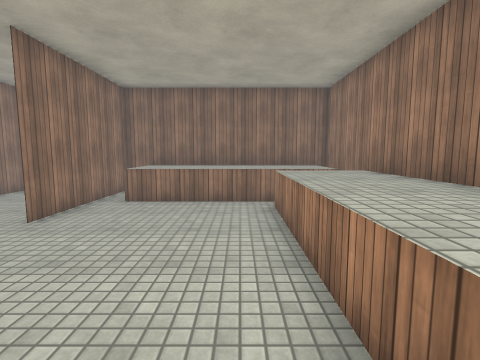
view 1 (above)

15 first-person views from a walk through a scene from a Unity 3-D project. The camera is 1.5 m above the floor, tilts 6° down and sees 85° across. Doors are open. The floor is counted in squares, 1 m on a side. Each view is taken from the middle of a square. On the plan, view 1 faces up. The plan holds only what a view shows up to about 14 squares ahead; the rest is blank. The place goes on beyond the plan. The player is left out. Some surface patterns are stand-ins.

view 2
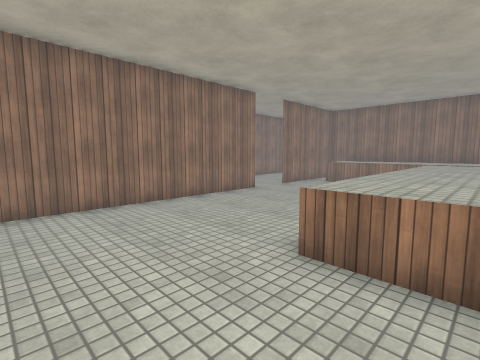

view 3
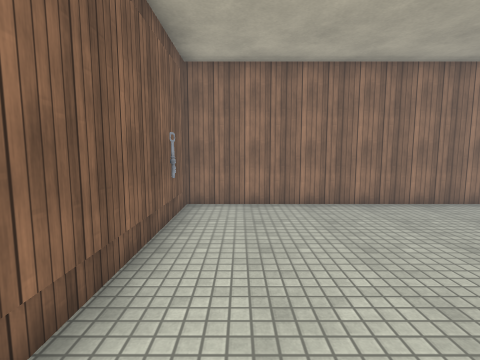

view 4
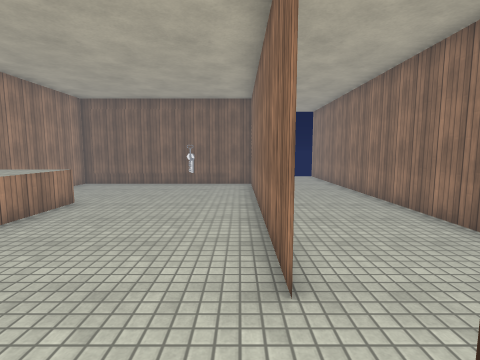

view 5
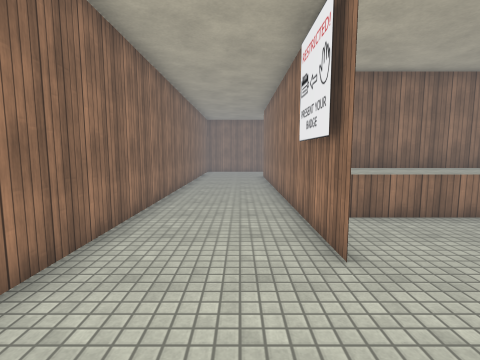

view 6
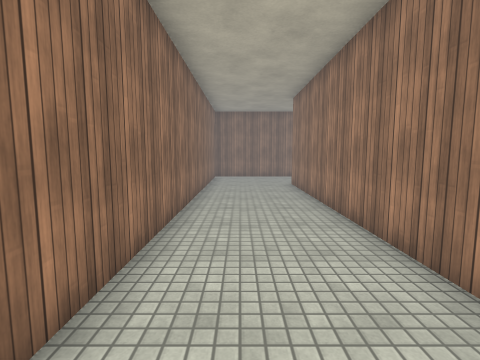

view 7
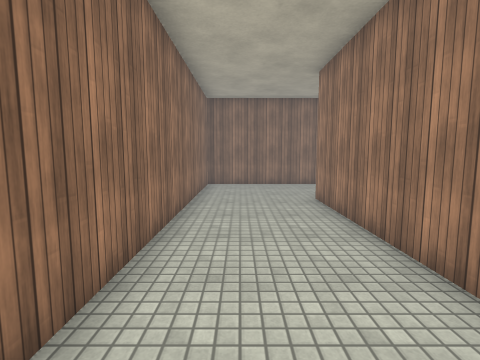

view 8
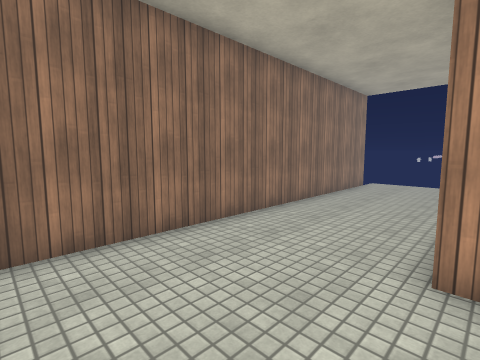

view 9
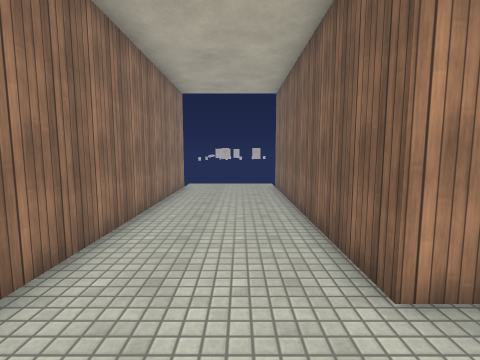

view 10
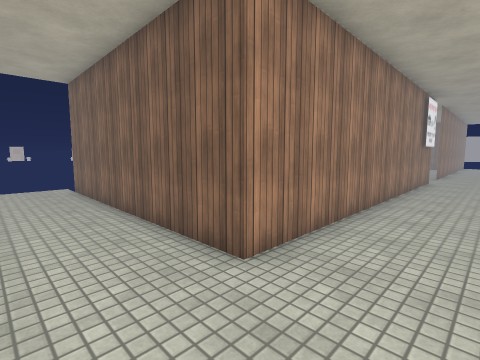

view 11
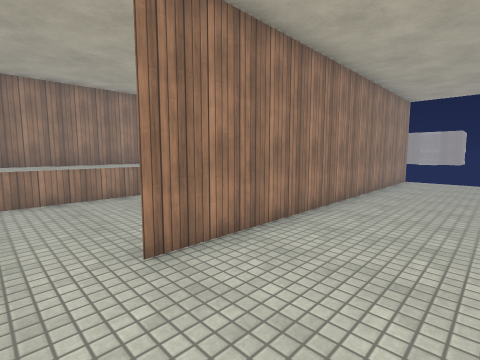

view 12
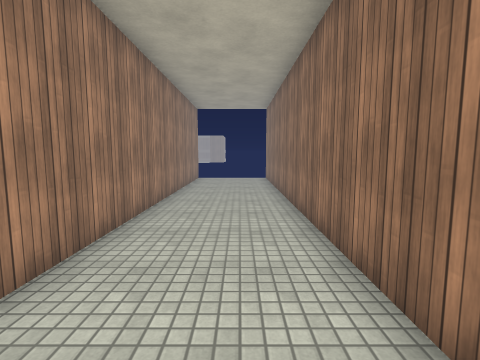

view 13
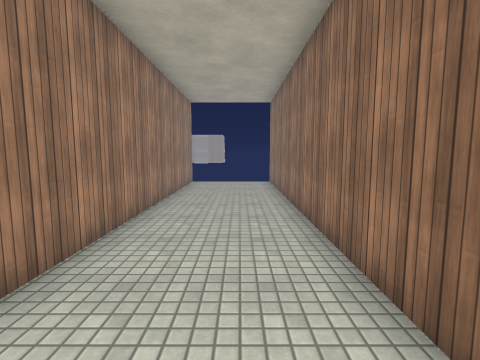

view 14
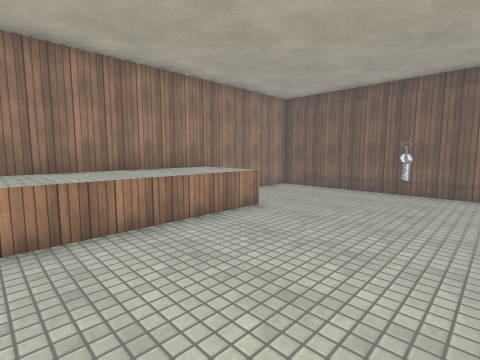

view 15
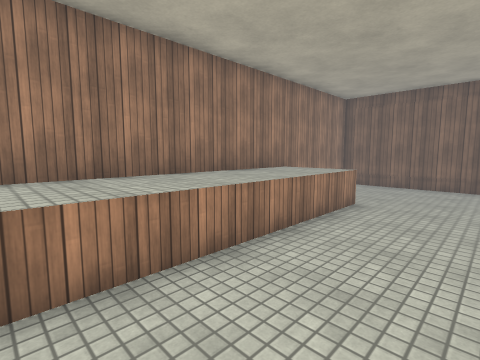

### Floor plan
Key: @ floor where view 1 was taken; # wall or solid block; . floor; D open door; ^ raised ledge; K key.
Columns run from 9 left of view 1 to 5 right of it. Each row starts with its distance up from view 1.
 23 ##############
 22 #............DD
 21 #............DD
 20 #............DD
 19 #............DD
 18 #....#########
 17 #....#
 16 #....#
 15 #....#
 14 #....#
 13 #....#
 12 #....#
 11 #....#########
 10 #...##^^^^^^^#
  9 #...#.^^^^^^^#
  8 #...#.^^^^^^^#
  7 #...#.....^^^#
  6 #...#.....^^^#
  5 #...D.....^^^#
  4 #...D.....^^^#
  3 #...#.....^^^#
  2 #...#.....^^^#
  1 #...#.....^^^#
  0 #...#....@^^^#
 -1 #...#.....^^^#
 -2 #...#........#
 -3 #...#........#
 -4 #...#........#
 -5 #...#........#
 -6 #...#..K.....#
 -7 #...##########
 -8 #....#
 -9 #....#
-10 #....#
-11      #

Where each view was taken, in squares from view 1:
view 1: 0 up, 0 right, facing up
view 2: 5 down, 3 right, facing up-left
view 3: 5 down, 3 right, facing left
view 4: 6 up, 4 left, facing down
view 5: 2 up, 6 left, facing up
view 6: 6 up, 7 left, facing up
view 7: 10 up, 7 left, facing up
view 8: 18 up, 8 left, facing up-right
view 9: 20 up, 7 left, facing right
view 10: 21 up, 7 left, facing down-right
view 11: 5 up, 8 left, facing down-right
view 12: 5 up, 7 left, facing down
view 13: 3 up, 7 left, facing down
view 14: 4 up, 4 left, facing down-right
view 15: 6 up, 2 left, facing down-right
